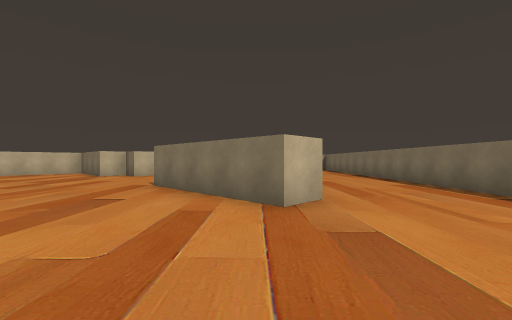
view 1 (above)

23 first-person views from a walk through a Unity game level. The camera is 1.3 m above the floor, looks level and sees 90° across. The floor is counted in squares, 2 m on a side. Each view is taken from the middle of a square. On the plan, view 1 faces up. The plan holds only what a view shows up to about 9 squares ahead; the rest is blank. The player character is not drawn.

view 2
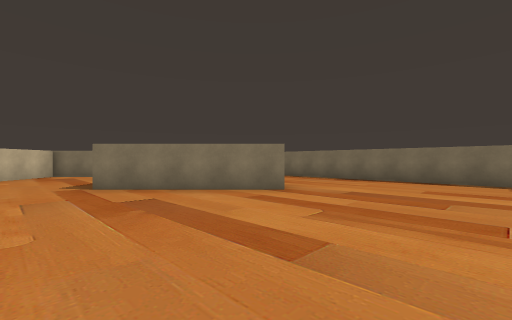

view 3
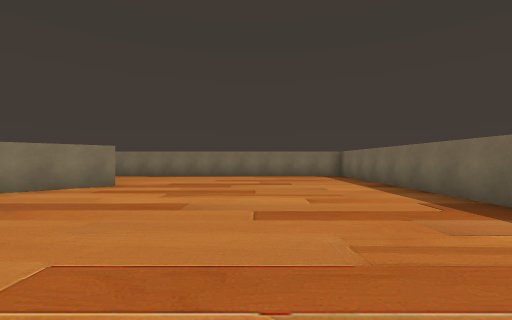

view 4
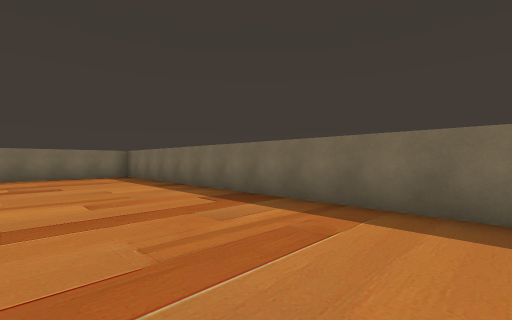

view 5
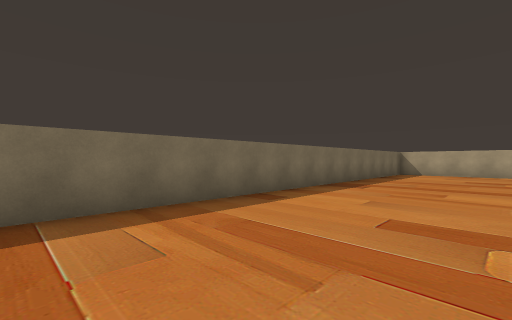

view 6
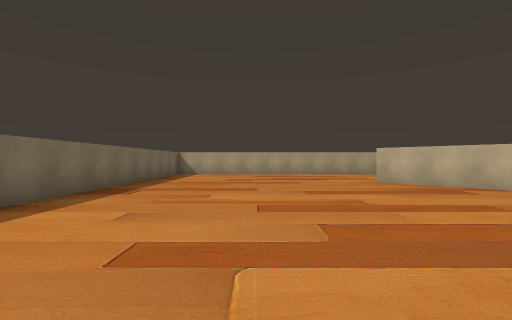

view 7
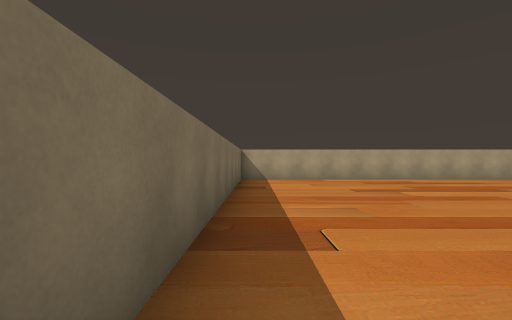

view 8
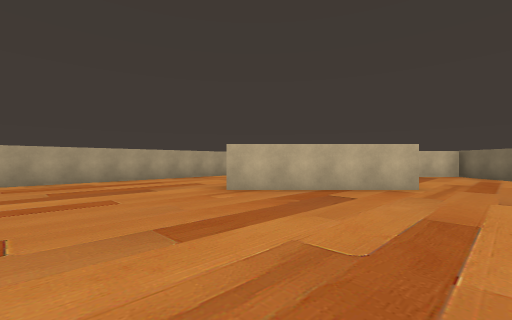

view 9
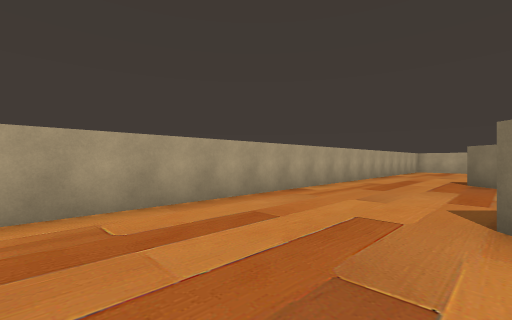

view 10
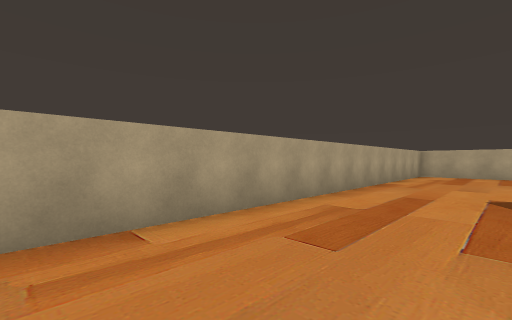

view 11
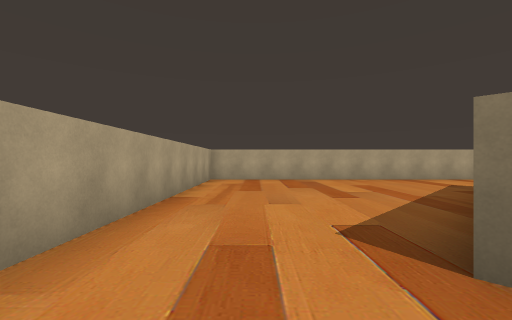

view 12
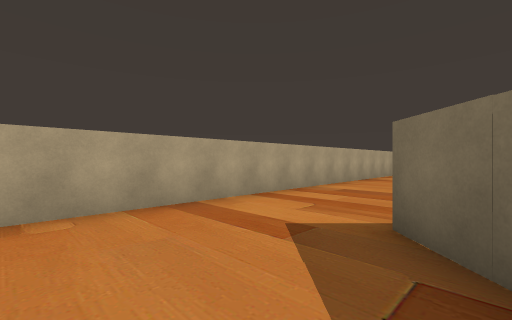

view 13
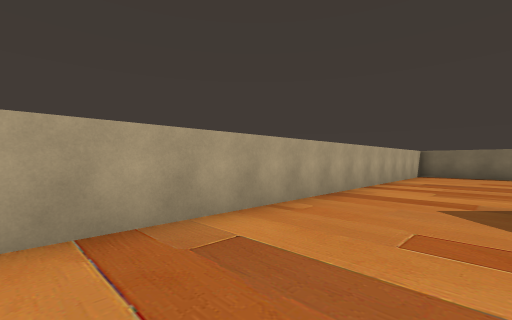

view 14
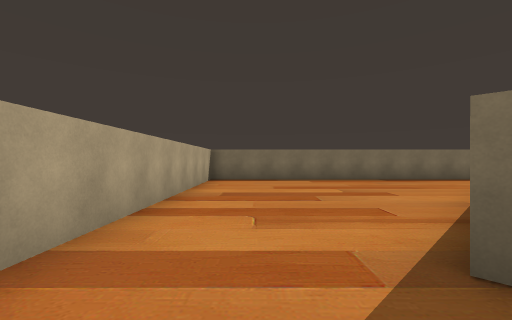

view 15
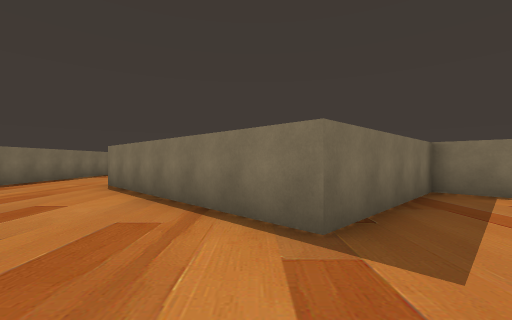

view 16
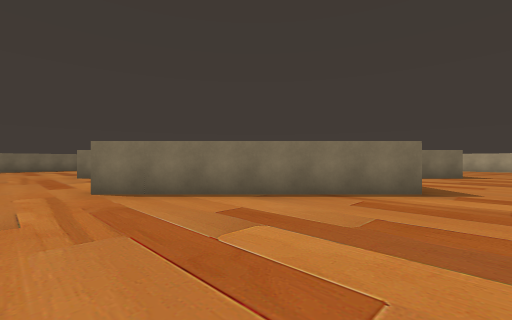

view 17
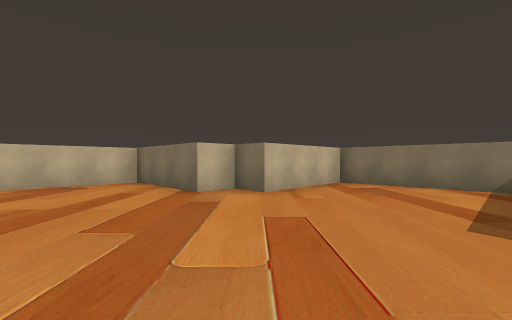

view 18
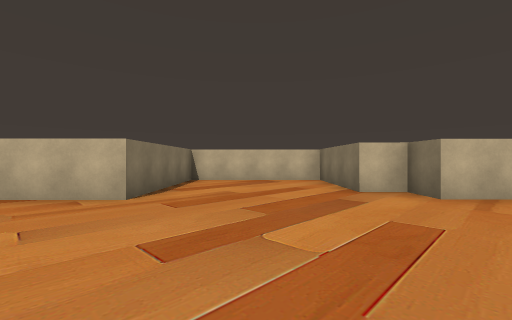

view 19
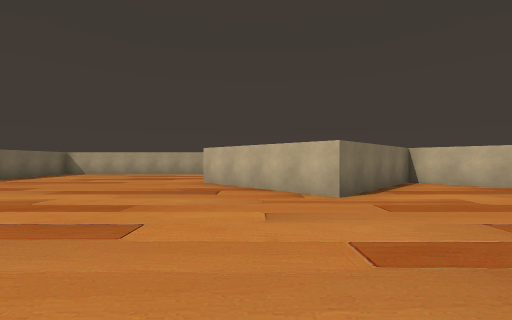

view 20
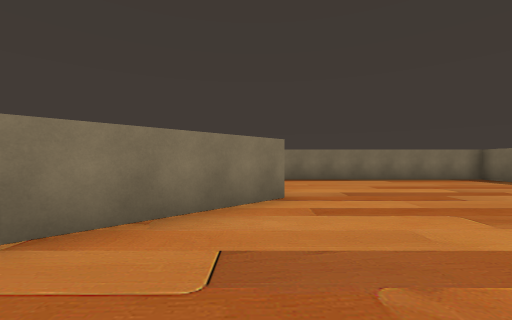

view 21
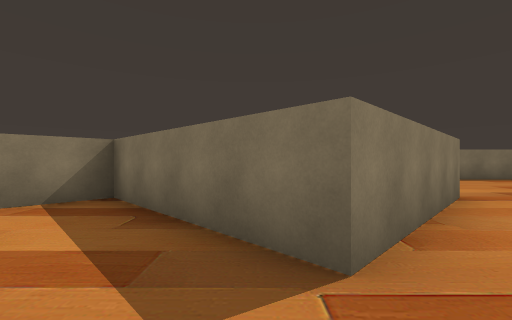

view 22
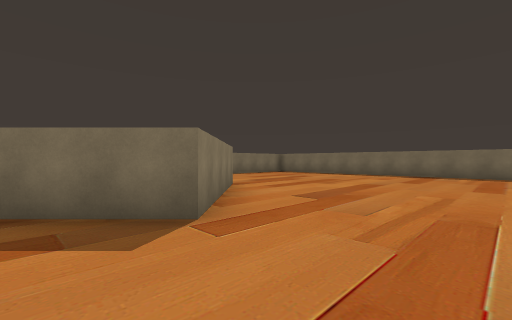

view 23
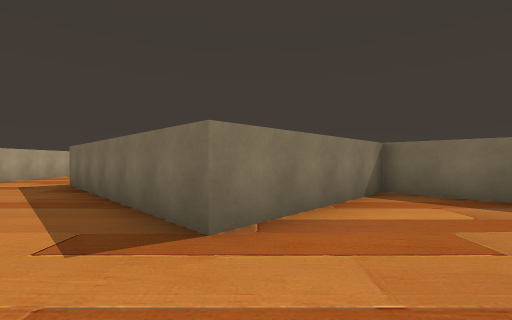

### Floor plan
Points are (right, up) in squares from view 1. A wall is a line through its corners. A room is listed if a view was taken in it or the views show most of it. See-through windows are left out.
Room 1 (views 1, 2, 3, 4, 5, 6, 7, 8, 9, 10, 11, 12, 13, 14, 15, 16, 17, 18, 19, 20, 21, 22, 23)
walls: (-5.5, 10.9) (-2.6, 13.8) (1.8, 9.4); (-11.3, 5.1) (-9.9, 6.5) (-12.8, 9.4) (-8.4, 13.8) (-7.4, 12.7); (-6.3, 11.7) (-5.5, 10.8) (-6.2, 10.1) (-8.4, 12.3) (-11.4, 9.4) (-8.4, 6.5) (-11.4, 3.5); (0.7, 4.6) (1.1, 4.2) (0.4, 3.5) (-2.6, 6.5) (0.4, 9.4) (-2.5, 12.3) (-4.8, 10.1) (-5.5, 10.8); (-15.1, -3.5) (4.5, -3.5) (4.5, 16.5) (-15.5, 16.5) (-15.5, -3.5)

Positions as (right, up) in squares from view 1, and headings:
1: (0, 0), facing up
2: (-4, 0), facing up-right
3: (-6, 0), facing right
4: (-6, 0), facing down-right
5: (-3, 0), facing down-left
6: (-4, 0), facing left
7: (-7, -3), facing left
8: (-7, 0), facing up-left
9: (-12, 1), facing up-left
10: (-13, 5), facing up-left
11: (-14, 8), facing up
12: (-11, 13), facing up-right
13: (-7, 14), facing up-right
14: (-4, 15), facing right
15: (-2, 16), facing down
16: (3, 15), facing down-left
17: (-5, 5), facing up
18: (-4, 5), facing up-left
19: (-4, 5), facing left
20: (-4, 4), facing right
21: (-4, 7), facing right
22: (-5, 8), facing down-right
23: (-15, 9), facing right
